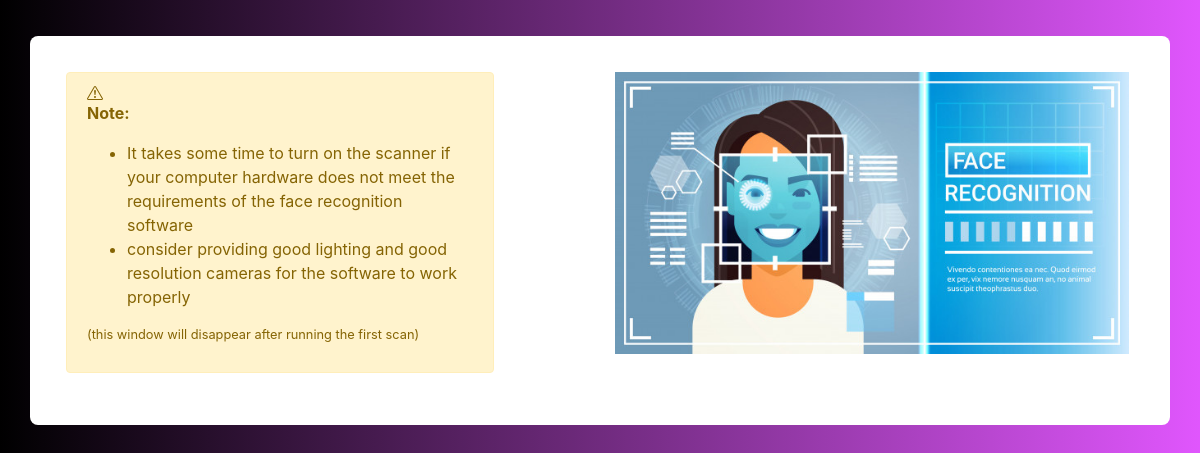
Page /details/ on the earlier database version.
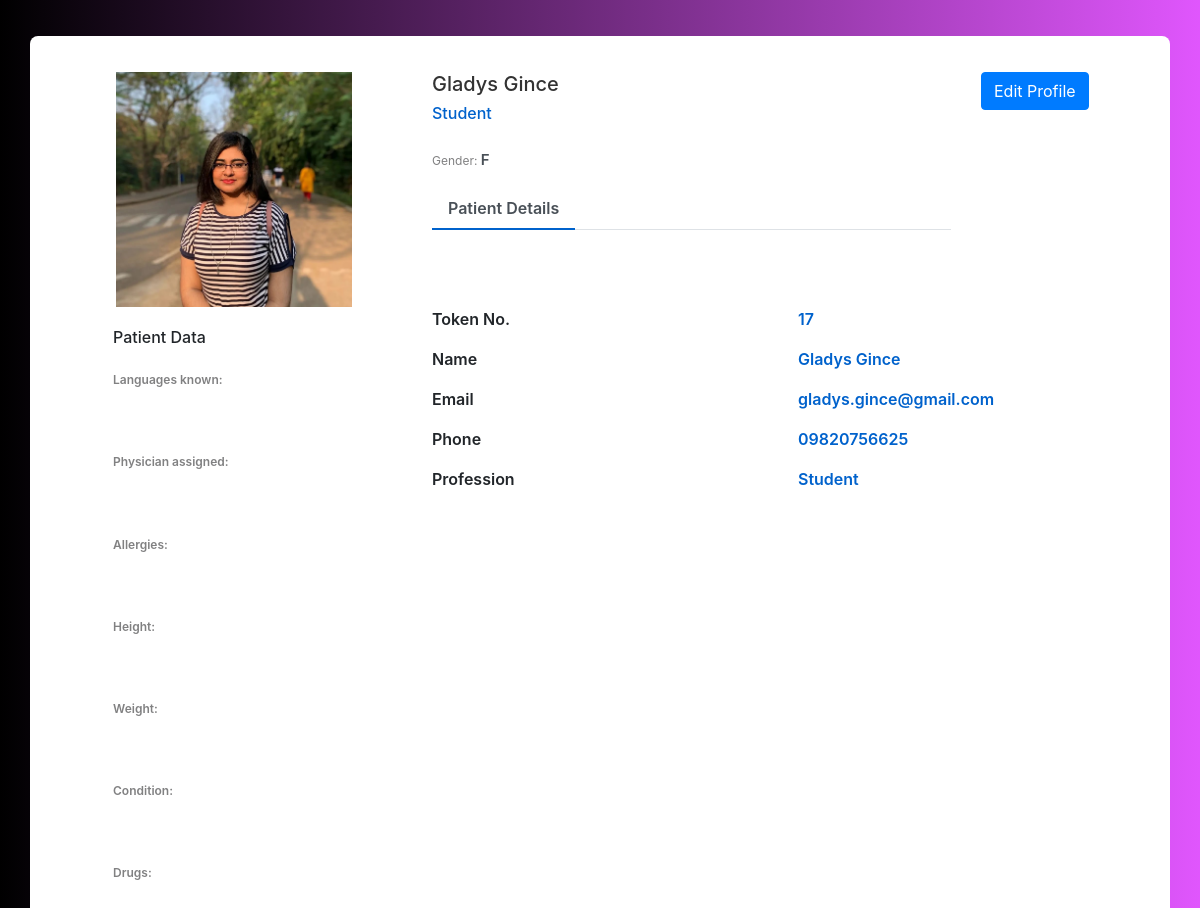
Same page on the later database version.
### core/models.py (models this page shows, shortened)
class Profile(models.Model):
    first_name = models.CharField(max_length=70)
    last_name = models.CharField(max_length=70)
    date = models.DateField()
    phone = models.BigIntegerField()
    email = models.EmailField()
    ranking = models.CharField(max_length=20)
    profession = models.CharField(max_length=200)
    status = models.CharField(choices=types,max_length=20,null=True,blank=False,default='Visitor')
    present = models.BooleanField(default=False)
    image = models.ImageField()
    updated = models.DateTimeField(auto_now=True)
    shift = models.TimeField()
    age=models.IntegerField()
    bg=models.CharField(max_length=10)
    ephone=models.BigIntegerField()
    address=models.CharField(max_length=100)
    aadhar=models.BigIntegerField()
    languages=models.CharField(max_length=200)
    physician=models.CharField(max_length=200)
    allergies=models.CharField(max_length=200)
    height=models.DecimalField(max_digits=10,decimal_places=4)
    weight=models.DecimalField(max_digits=10,decimal_places=4)
    condition=models.CharField(max_length=200)
    drugs=models.CharField(max_length=200)

### core/views.py (the view)
# urls.py: path('details/', details, name= 'details'),
def details(request):
    try:
        last_face = LastFace.objects.last()
        profile = Profile.objects.get(Q(image__icontains=last_face))
    except:
        last_face = None
        profile = None
    context = {
        'profile': profile,
        'last_face': last_face
    }
    return render(request, 'core/details.html', context)

### core/models.py (called while the page is built)
    def __str__(self):
        return self.last_face

### core/templates/core/details.html (shortened to what the changed rows need)
{% extends "core/base.html" %}
{% load static %}
{% block content %}
{% if profile == None %}
<div class="container emp-profile">
    <div class="row">
        <div class="col-md-5">
            <div class="alert alert-warning">
                <p><b>Note: </b>
                <ul>
                    <li>It takes some time to turn on the scanner if your computer hardware
                        does not meet the requirements of the face recognition software</li>
                    <li>consider providing good lighting and good resolution cameras
                        for the software to work properly</li>
                </ul>
                <small>(this window will disappear after running the first scan)</small>
                </p>
            </div>
        </div>
        <div class="col-md-1">
        </div>
        <div class="col-md-6">
            <div>
                <img src="{% static 'img/fgirl.jpg'%}" alt="" width="99%">
            </div>
        </div>
    </div>
</div>
{% else %}
<div class="container emp-profile">
        <div class="row">
            <div class="col-md-4">
                <div class="profile-img">
                    <img src="{{ profile.image.url }}" alt="" />
                </div>
            </div>
            <div class="col-md-6">
                <div class="profile-head">
                    <h5>
                        {{profile.first_name}} {{profile.last_name}}
                    </h5>
                    <h6>
                        {{profile.profession }}
                    </h6>
                    <p class="proile-rating">Gender: <span>{{profile.ranking}}</span></p>
                    <ul class="nav nav-tabs" id="myTab" role="tablist">
                        <li class="nav-item">
                            <a class="nav-link active" id="home-tab" data-toggle="tab" href="#home" role="tab"
                                aria-controls="home" aria-selected="true">Patient Details</a>
                        </li>
                    </ul>
                </div>
            </div>
            <div class="col-md-2">
                <a href="{% url 'edit_profile' profile.id %}"><input type="button" class="btn btn-primary" name="btnAddMore" value="Edit Profile" /></a>
            </div>
        </div>
        <div class="row">
            <div class="col-md-4">
                <div class="profile-work">
                    <br>
                    <h6>Patient Data</h6>
                    <p>Languages known: </p><br>
                    <p>Physician assigned: </p><br>
                    <p>Allergies: </p><br>
                    <p>Height: </p><br>
                    <p>Weight: </p><br>
                    <p>Condition: </p><br>
                    <p>Drugs: </p><br>
                </div>
            </div>
            <div class="col-md-8">
                <div class="tab-content profile-tab" id="myTabContent">
                    <div class="tab-pane fade show active" id="home" role="tabpanel" aria-labelledby="home-tab">
                        <div class="row">
                            <div class="col-md-6">
                                <label>Token No.</label>
                            </div>
                            <div class="col-md-6">
                                <p>{{profile.id}}</p>
                            </div>
                        </div>
                        <div class="row">
                            <div class="col-md-6">
                                <label>Name</label>
                            </div>
                            <div class="col-md-6">
                                <p>{{profile.first_name}} {{profile.last_name}}</p>
                            </div>
                        </div>
                        <div class="row">
                            <div class="col-md-6">
                                <label>Email</label>
                            </div>
                            <div class="col-md-6">
                                <p>{{profile.email}}</p>
                            </div>
                        </div>
                        <div class="row">
                            <div class="col-md-6">
                                <label>Phone</label>
                            </div>
                            <div class="col-md-6">
                                <p>0{{profile.phone}}</p>
                            </div>
                        </div>
                        <div class="row">
                            <div class="col-md-6">
                                <label>Profession</label>
                            </div>
                            <div class="col-md-6">
                                <p>{{ profile.profession }}</p>
                            </div>
                        </div>
                    </div>
                </div>
            </div>
        </div>
</div>
{% endif %}
{% endblock content %}

Differences in the rows shown:
added Profile: image (picture), first_name "Gladys", last_name "Gince", profession "Student", ranking "F", id "17", email "gladys.gince@gmail.com", phone "9820756625"
Other differences:
form field btnAddMore: (not shown) → "Edit Profile"
text no longer shown: "Note: It takes some time to turn on the scanner if your computer hardware does not meet the requirements of the face recognition software consider providing good lighting and good resolution cameras for the software to work properly (this window will disappear after running the first scan)"
text now shown: "Gender: Patient Details Patient Data Languages known: Physician assigned: Allergies: Height: Weight: Condition: Drugs: Token No. Name Email Phone 0 Profession"
